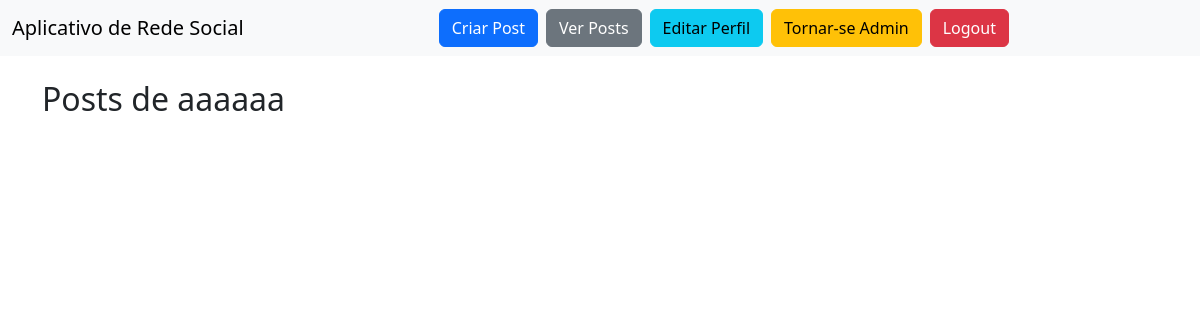
The app's page /posts/user/5 (signed in), older data.
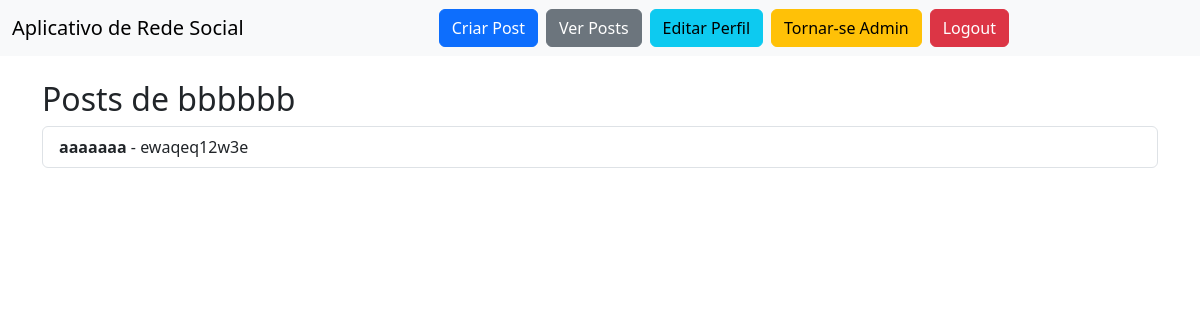
The same page, newer data.
### models.py (models this page shows)
class Usuario(db.Model):
    __tablename__ = 'usuarios'
    id = db.Column(db.Integer, primary_key=True)
    nome = db.Column(db.String(100), nullable=False)
    email = db.Column(db.String(100), unique=True, nullable=False)
    senha = db.Column(db.String(200), nullable=False)
    is_admin = db.Column(db.Boolean, default=False)
    posts = db.relationship('Post', backref='autor', lazy=True)

class Post(db.Model):
    __tablename__ = 'posts'
    id = db.Column(db.Integer, primary_key=True)
    titulo = db.Column(db.String(200), nullable=False)
    descricao = db.Column(db.Text, nullable=False)
    user_id = db.Column(db.Integer, db.ForeignKey('usuarios.id'), nullable=False)

### routes/posts_routes.py (the view)
    @app.route('/posts/user/<int:user_id>', methods=['GET'])
    def posts_by_user(user_id):
        current_user_id = get_current_user_id()
        if not current_user_id:
            flash("Você precisa estar logado para ver posts de um usuário.", "error")
            return redirect(url_for('login'))
        user = Usuario.query.get_or_404(user_id)
        posts = Post.query.filter_by(user_id=user_id).all()
        return render_template('posts/posts_by_user.html', user=user, posts=posts)

### routes/posts_routes.py (called while the page is built)
def get_current_user_id():
    access_token = session.get('access_token')
    if not access_token:
        return None
    try:
        decoded = decode_token(access_token)
        return int(decoded.get("sub"))
    except Exception:
        return None

### templates/posts/posts_by_user.html (shortened to what this page needs)
{% extends "base.html" %}
{% block content %}
    <h2>Posts de {{ user.nome }}</h2>
    <ul class="list-group">
        {% for post in posts %}
            <li class="list-group-item">
                <strong>{{ post.titulo }}</strong> - {{ post.descricao }}
            </li>
        {% endfor %}
    </ul>
{% endblock %}

Row changes from the older to the newer data that the page shows:
changed Usuario: nome "aaaaaa" → "bbbbbb"
added Post: titulo "aaaaaaa", descricao "ewaqeq12w3e"
